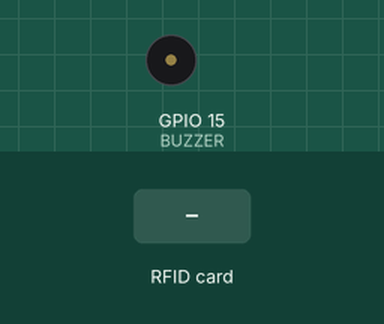
A sketch run on a simulated ESP32. Parts: buzzer (waves = sounding, pin HIGH). The inputs (shaded band) are chosen by the test bench. WiFi joins after 1.5 s; servers stay silent unless stated; uploads are accepted with an empty reply; what the sketch prints to the serial monitor is not drawn.

Above: at 2.8 s.
2.9 s: RFID card 5E 7A 19 C4 held to the reader
At 3.1 s:
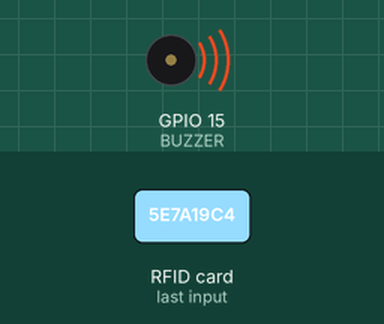
Timing chart, 0 to 5.9 s (numbered marks = the images above; inputs shaded):
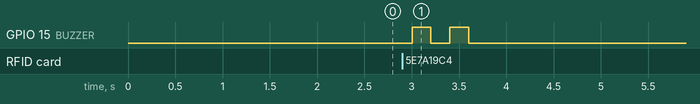

The sketch:

run.INO
```cpp
#include <SPI.h>
#include <MFRC522.h>
#include <Arduino.h>
#include <WiFi.h>
#include <HTTPClient.h>
#include <WiFiClientSecure.h>

#define RST_PIN 22
#define SS_PIN 21
#define BUZZER 15

MFRC522 mfrc522(SS_PIN, RST_PIN);
MFRC522::MIFARE_Key key;
MFRC522::StatusCode status;

int blockNum = 2;

byte bufferLen = 18;
byte readBlockData[18];

String card_holder_name;
const String sheet_url = "https://script.google.com/macros/s/AKfycbyNbACd7Js2dkJGJOTmgvGktYLby7u6H_PCyPSamI5TExoQr6btyKsZFHTqout1V8-fEg/exec?name=";

#define WIFI_SSID "internetin adı"
#define WIFI_PASSWORD "şifresi"

void setup() {
  Serial.begin(9600);
  Serial.println();
  Serial.print("Connecting to AP");
  WiFi.begin(WIFI_SSID, WIFI_PASSWORD);
  while (WiFi.status() != WL_CONNECTED) {
    Serial.print(".");
    delay(200);
  }
  Serial.println("");
  Serial.println("WiFi connected.");
  Serial.println("IP address: ");
  Serial.println(WiFi.localIP());
  Serial.println();
  pinMode(BUZZER, OUTPUT);
  SPI.begin();
}

void loop() {
  mfrc522.PCD_Init();
  if (!mfrc522.PICC_IsNewCardPresent()) { return; }
  if (!mfrc522.PICC_ReadCardSerial()) { return; }
  Serial.println();
  Serial.println(F("Reading last data from RFID..."));
  ReadDataFromBlock(blockNum, readBlockData);
  //mfrc522.PICC_DumpToSerial(&(mfrc522.uid));

  //Print the data read from block
  Serial.println();
  Serial.print(F("Last data in RFID:"));
  Serial.print(blockNum);
  Serial.print(F(" --> "));
  for (int j = 0; j < 16; j++) {
    Serial.write(readBlockData[j]);
  }
  Serial.println();
  digitalWrite(BUZZER, HIGH);
  delay(200);
  digitalWrite(BUZZER, LOW);
  delay(200);
  digitalWrite(BUZZER, HIGH);
  delay(200);
  digitalWrite(BUZZER, LOW);

  if (WiFi.status() == WL_CONNECTED) {
    WiFiClientSecure client;
    client.setInsecure();
    card_holder_name = sheet_url + String((char*)readBlockData);
    card_holder_name.trim();
    Serial.println(card_holder_name);
    HTTPClient https;
    Serial.print(F("[HTTPS] begin...\n"));

    if (https.begin(client, (String)card_holder_name)) {
      Serial.print(F("[HTTPS] GET...\n"));
      // start connection and send HTTP header
      int httpCode = https.GET();
      // httpCode will be negative on error
      if (httpCode > 0) {
        // HTTP header has been sent and Server response header has been handled
        Serial.printf("[HTTPS] GET... code: %d\n", httpCode);
        // file found at server
      } else {
        Serial.printf("[HTTPS] GET... failed, error: %s\n", https.errorToString(httpCode).c_str());
      }
      https.end();
      delay(1000);
    } else {
      Serial.printf("[HTTPS] Unable to connect\n");
    }
  }
}


void ReadDataFromBlock(int blockNum, byte readBlockData[]) {
  for (byte i = 0; i < 6; i++) {
    key.keyByte[i] = 0xFF;
  }
  status = mfrc522.PCD_Authenticate(MFRC522::PICC_CMD_MF_AUTH_KEY_A, blockNum, &key, &(mfrc522.uid));
  if (status != MFRC522::STATUS_OK) {
    Serial.print("Authentication failed for Read: ");
    Serial.println(mfrc522.GetStatusCodeName(status));
    return;
  } else {
    Serial.println("Authentication success");
  }
  status = mfrc522.MIFARE_Read(blockNum, readBlockData, &bufferLen);
  if (status != MFRC522::STATUS_OK) {
    Serial.print("Reading failed: ");
    Serial.println(mfrc522.GetStatusCodeName(status));
    return;
  } else {
    Serial.println("Block was read successfully");
  }
}
```

Measured:
- after the input at 2.9 s, GPIO 15 (BUZZER): alternates HIGH for 0.20 s and LOW for 0.20 s, 4 changes in all, then stays LOW, starting after 0.10 s
